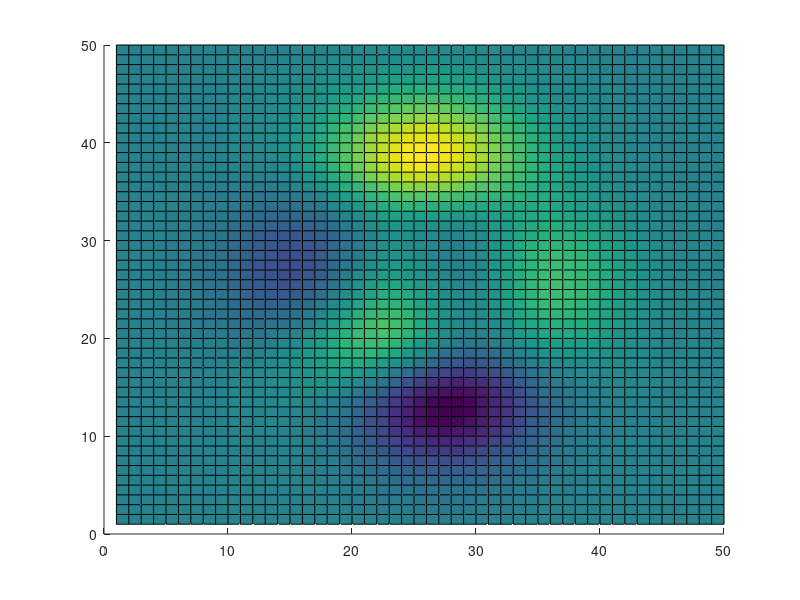

The MATLAB script that drew this image: (Note: this script raises an error after producing the figure.)
%=============================================================================
% Copyright (c) 2016-present Allan CORNET (Nelson)
%=============================================================================
% This file is part of Nelson.
%=============================================================================
% LICENCE_BLOCK_BEGIN
% SPDX-License-Identifier: LGPL-3.0-or-later
% LICENCE_BLOCK_END
%=============================================================================
% <--ADV-CLI MODE-->
%=============================================================================
f = figure('Visible', 'off', 'Position', [100 100 560 420]);
Z = peaks(50);
surface(Z);
drawnow();
ax = gca();
asserts.isapprox(ax.ZLim, [min(Z(:)) max(Z(:))], 1e-12);
asserts.isapprox(ax.DataAspectRatio, [3.43183191289405 3.43183191289405 1], 1e-12);
asserts.isapprox(ax.PlotBoxAspectRatio, [1 0.788709677419355 0.788709677419355], 1e-12);
close(f);
%=============================================================================
